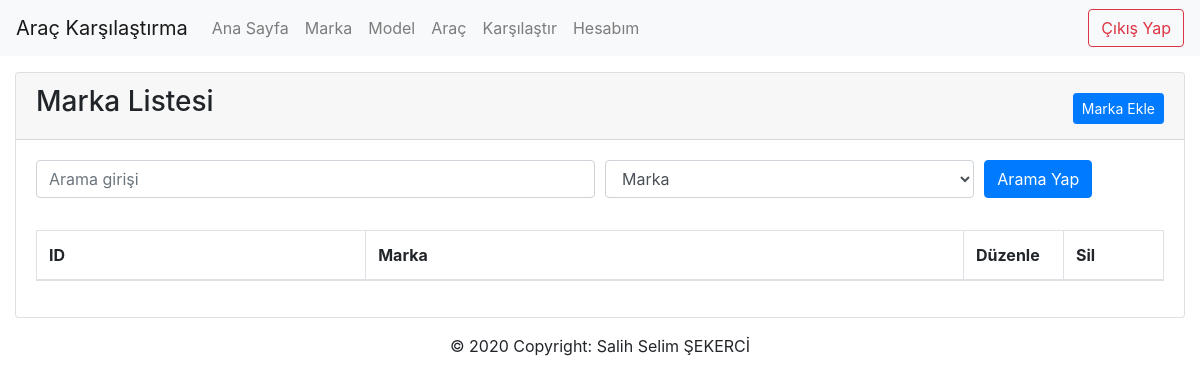
Before: /anaklasor/marka-listesi.php with the older database file.
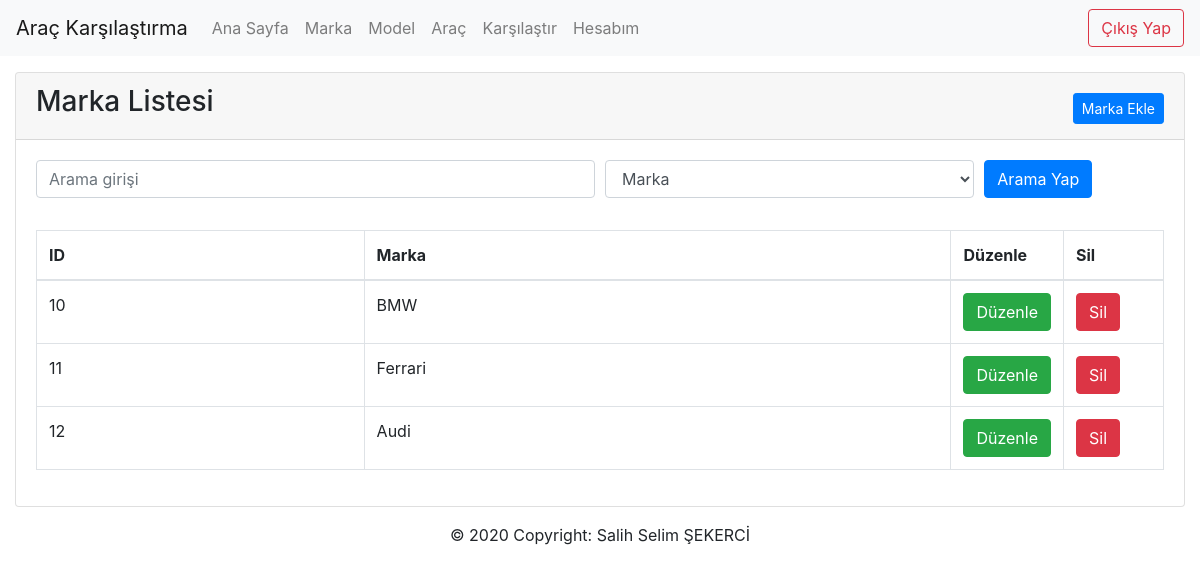
After: the same page with the newer database file.
### tables this page shows
CREATE TABLE `marka` (
  `id` int(11) NOT NULL,
  `marka` varchar(11) NOT NULL
);

### anaklasor/marka-listesi.php (the view, shortened to what this page needs)
<!doctype html>
<html lang="tr">
<?php include("./assets/head.php") ?>
<?php include("./assets/nav.php");
if (isset($_GET['text']) && !empty($_GET['text'])) {
    $text = $_GET['text'];
    $markaSor = $db->prepare("SELECT * FROM  marka WHERE marka LIKE '%" . $text . "%'");
    $markaSor->execute();
} else {
    $markaSor = $db->prepare("SELECT * FROM  marka");
    $markaSor->execute();
}
?>
<body class="">
    <div class="container-fluid">
        <div class="card">
            <div class="card-header">
                <div class="d-flex justify-content-between">
                    <h3>Marka Listesi</h3>
                    <div class="ekle text-right mt-2">
                        <a href="marka-ekle.php" class="btn btn-sm btn-primary">Marka Ekle</a>
                    </div>
                </div>
            </div>
            <div class="card-body table-responsive">
                <form method="GET">
                    <div class="form-row">
                        <div class="form-group col-md-6">
                            <input type="text" name="text" class="form-control" placeholder="Arama girişi">
                        </div>
                        <div class="form-group col-md-4">
                            <select id="inputState" name="tur" class="form-control">
                                <option value="marka" selected>Marka</option>
                            </select>
                        </div>
                        <div class="form-group col-md-2">
                            <button class="btn btn-primary">Arama Yap</button>
                        </div>
                    </div>
                </form>
                <table class="table table-hover table-bordered">
                    <thead>
                        <tr>
                            <th>ID</th>
                            <th>Marka</th>
                            <th width=100>Düzenle</th>
                            <th width=100>Sil</th>
                        </tr>
                    </thead>
                    <tbody>
                        <?php
                        while ($markaCek = $markaSor->fetch(PDO::FETCH_ASSOC)) { ?>
                            <tr>
                                <td><?= $markaCek['id'] ?></td>
                                <td><?= $markaCek['marka'] ?></td>
                                <td><a href="marka-duzenle.php?id=<?= $markaCek['id'] ?>" class="btn btn-success">Düzenle</a></td>
                                <td><button class="btn btn-danger" onclick="silBtn(<?= $markaCek['id'] ?>,'<?= $markaCek['marka'] ?>')">Sil</button></td>
                            </tr>
                        <?php } ?>
                    </tbody>
                </table>
            </div>
        </div>
    </div>
    <?php
    include("./assets/footer.php");
    ?>
</body>
</html>

Changed rows visible on the page:
added marka: id "10", marka "BMW"
added marka: id "11", marka "Ferrari"
added marka: id "12", marka "Audi"
